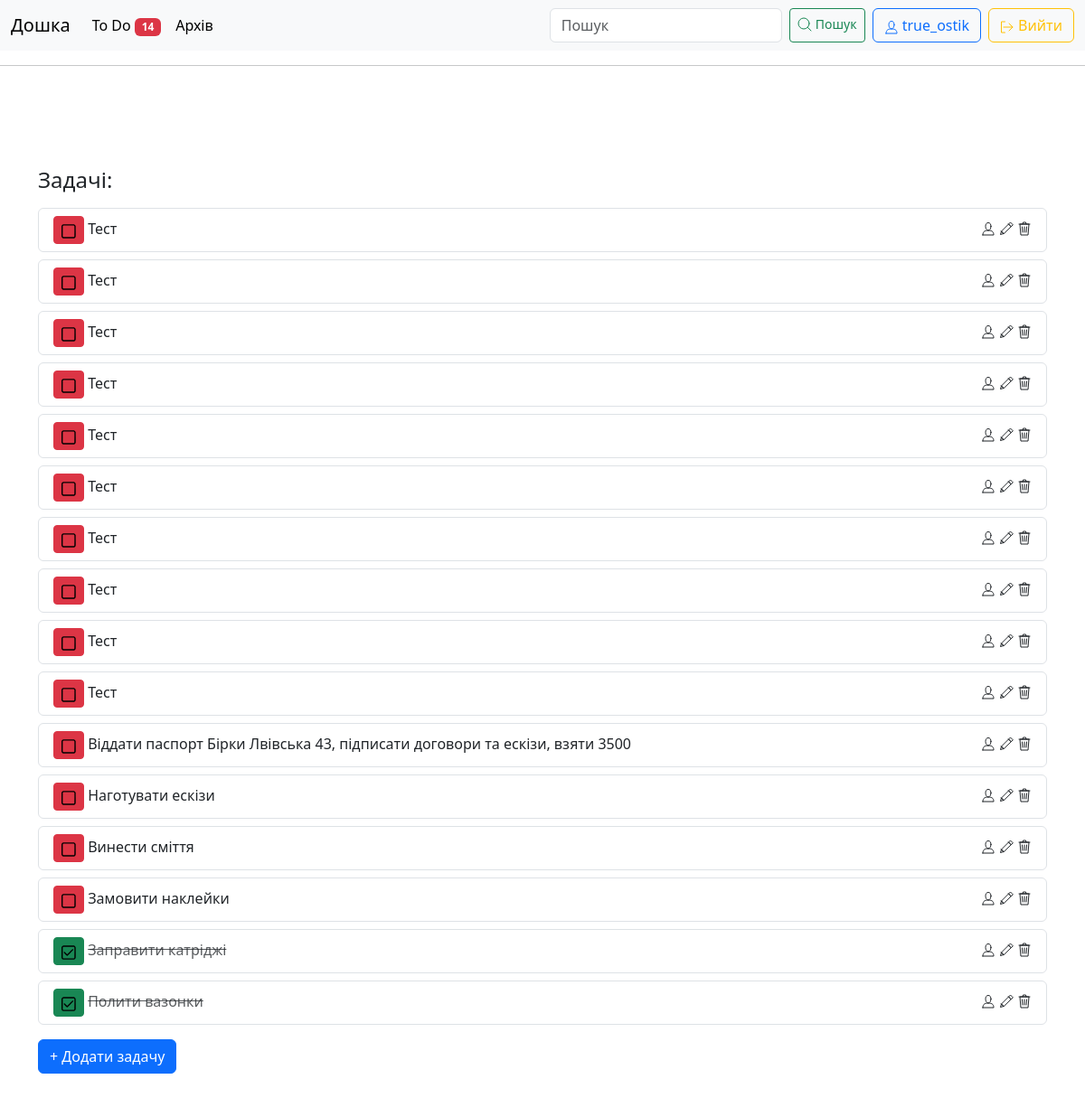
/todo (signed in), run on an earlier commit of the app's database.
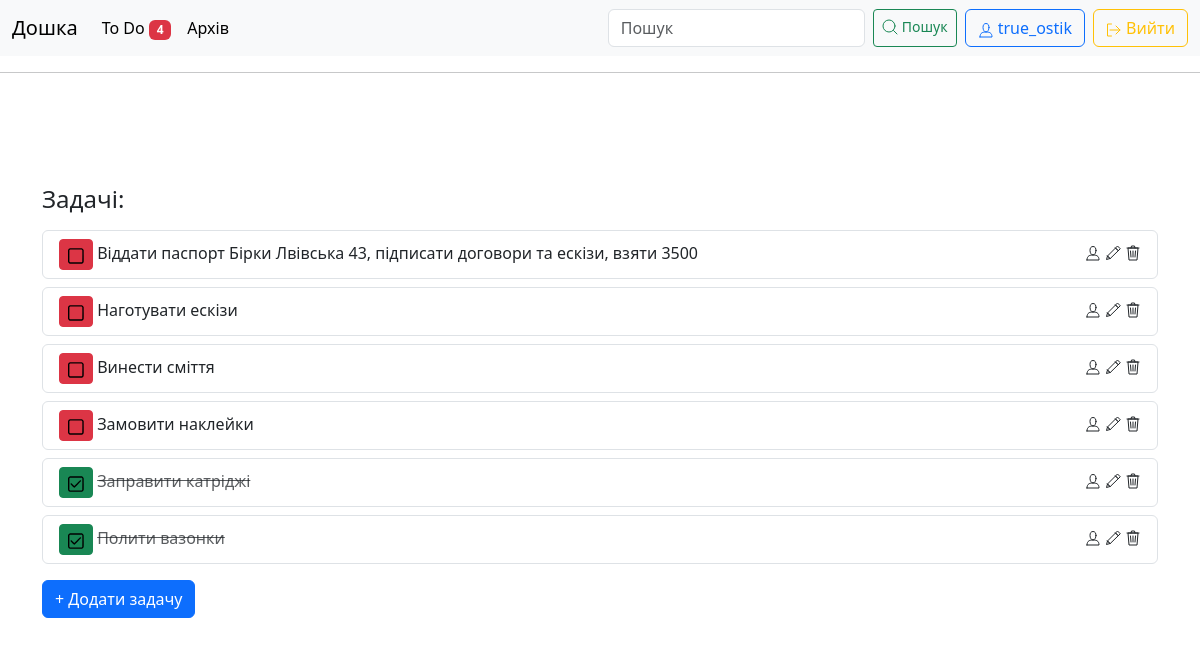
And on a later commit of the database.
### bord/models.py (models this page shows, shortened)
class Task (models.Model):
    user = models.ManyToManyField(User, related_name='task')
    text = models.TextField()
    date_added = models.DateTimeField(auto_now_add=True)
    done = models.BooleanField(default=False)
    def users(self):
        users = '<br>'.join([user.username for user in self.user.all()])
        return users

### bord/views.py (the view)
# urls.py: path('todo', views.todo, name='todo'),
def todo(request):
    user = request.user
    tasks = Task.objects.filter(user=user).order_by('done', '-date_added')
    context = {'tasks': tasks}
    return render(request, 'bord/todo.html', context)

### bord/templatetags/todo_templatetags.py (called while the page is built)
@register.filter
def unfinished_tasks_count(user):
    if user.is_authenticated:
        return Task.objects.filter(user=user, done=False).count()
    return 0

### bord/templates/bord/todo.html (shortened to what this page needs)
{% extends "bord/base.html" %}
{% block content %}
 <h4 class="mt-5">Задачі:</h4>
    {% for task in tasks %}
        <ul class="list-group">
          <li class="list-group-item mt-2" aria-current="true">
            <div class="d-flex w-100 justify-content-between">
                {% if task.done %}
                    <div>
                      <a class="btn btn-success btn-sm" href="{% url 'bord:check_task' task.id %}"><svg class="bi" width="16" height="16"><use xlink:href="#done"></use></svg></a>
                      <del class="text-muted">{{ task.text }}</del>
                    </div>
                {% else %}
                    <div>
                      <a class="btn btn-danger btn-sm" href="{% url 'bord:check_task' task.id %}"><svg class="bi" width="16" height="16"><use xlink:href="#empty"></use></svg></a>
                      {{ task.text }}
                    </div>
                {% endif %}
                <div>
                    <span data-toggle="popover" data-bs-trigger="hover focus" data-placement="top" data-bs-html="true" title="{{ task.users }}" data-bs-content="">
                        <svg class="bi" width="16" height="16"><use xlink:href="#i-user"></use></svg>
                    </span>
                    <a href="{% url 'bord:edit_task' task.id %}"><svg class="bi" width="16" height="16"><use xlink:href="#i-edit"></use></svg></a>
                    <svg class="bi" width="16" height="16" data-bs-toggle="modal" data-bs-target="#deleteTaskModal{{ task.id }}"><use xlink:href="#i-trash"></use></svg>
                </div>
            </div>
          </li>
        </ul>
        {% empty %}
        <p>Нема задач</p>
    {% endfor %}
    <a class="btn btn-primary mt-3" href="{% url 'bord:new_task' %}">+ Додати задачу</a>
{% endblock content %}

### bord/templates/bord/base.html (shortened to what this page needs)
{% load static %}
{% load django_bootstrap5 %}
<!DOCTYPE html>
<html lang="en">
<head>
{% bootstrap_css %}
</head>
{% include "bord/navbar.html" %}
<body data-new-gr-c-s-check-loaded="14.1117.0" data-gr-ext-installed="">
<main class="container py-5">
    {% block content %}
    {% endblock content %}
</main>
</body>
</html>

### bord/templates/bord/navbar.html (shortened to what this page needs)
{% load todo_templatetags %}
<nav class="navbar navbar-expand-lg bg-body-tertiary">
  <div class="container-fluid">
    <a class="navbar-brand" href="{% url 'bord:index' %}">Дошка</a>
    <div class="collapse navbar-collapse" id="navbarSupportedContent">
      <ul class="navbar-nav me-auto mb-2 mb-lg-0">
        <li class="nav-item">
            <a class="nav-link active position-relative" aria-current="page" href="{% url 'bord:todo' %}">
                To Do
                <span class="badge bg-danger">
                {{ request.user|unfinished_tasks_count }}
                </span>
            </a>
        </li>
        <li class="nav-item">
          <a class="nav-link active" aria-current="page" href="{% url 'bord:archive' %}">Архів</a>
        </li>
      </ul>
      <form class="d-flex" role="search" id="search-form" method="get" action="{% url 'bord:search' %}">
        <input class="form-control me-2" type="text" placeholder="Пошук" aria-label="Search" name="query">
        <button class="btn btn-sm btn-outline-success me-2" type="submit">
          <span class="d-inline-flex align-items-center">
            <svg class="bi" width="16" height="16"><use xlink:href="#i-search"></use></svg>
            <span class="ms-1">Пошук</span>
          </span>
        </button>
      </form>
        <ul class="navbar-nav ml-auto">
            {% if user.is_authenticated %}
                <li class="nav-item">
                    <a class="btn btn-outline-primary me-2"><svg class="bi" width="16" height="16"><use xlink:href="#i-user"></use></svg> {{ user.username }}</a>
                </li>
                <li class="nav-item">
                    <a class="btn btn-outline-warning" href="{% url 'users:logout' %}"><svg class="bi" width="16" height="16"><use xlink:href="#i-signout"></use></svg> Вийти</a>
                </li>
            {% endif %}
        </ul>
    </div>
  </div>
</nav>
<hr>

### bord/templates/bord/base.html (style rules this page uses)
html, body, header, .carousel { height: 60vh; }
a { color: inherit; text-decoration: none; }

What changed in the data, as far as the page shows it:
removed Task: text "Тест"
removed Task: text "Тест"
removed Task: text "Тест"
removed Task: text "Тест"
removed Task: text "Тест"
removed Task: text "Тест"
removed Task: text "Тест"
removed Task: text "Тест"
removed Task: text "Тест"
removed Task: text "Тест"
Also different on the page:
{{ request.user|unfinished_tasks_count }}: "14" → "4"
